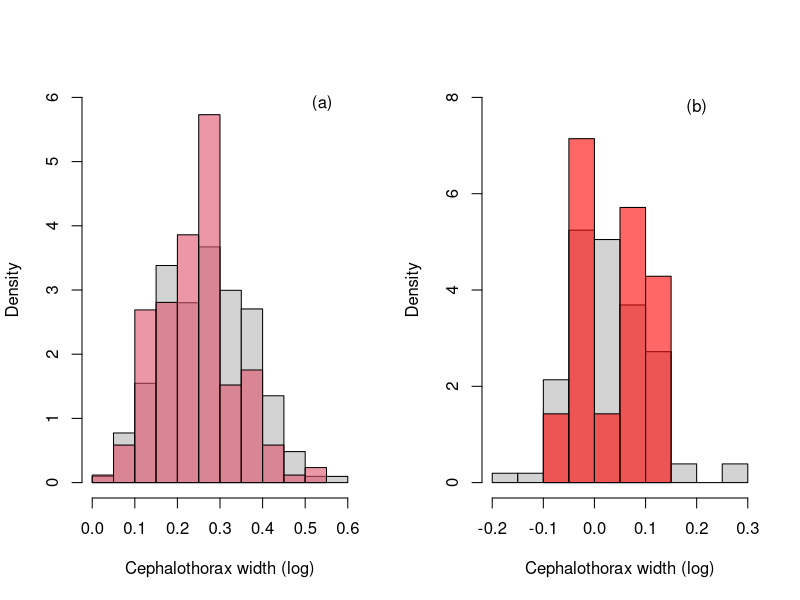
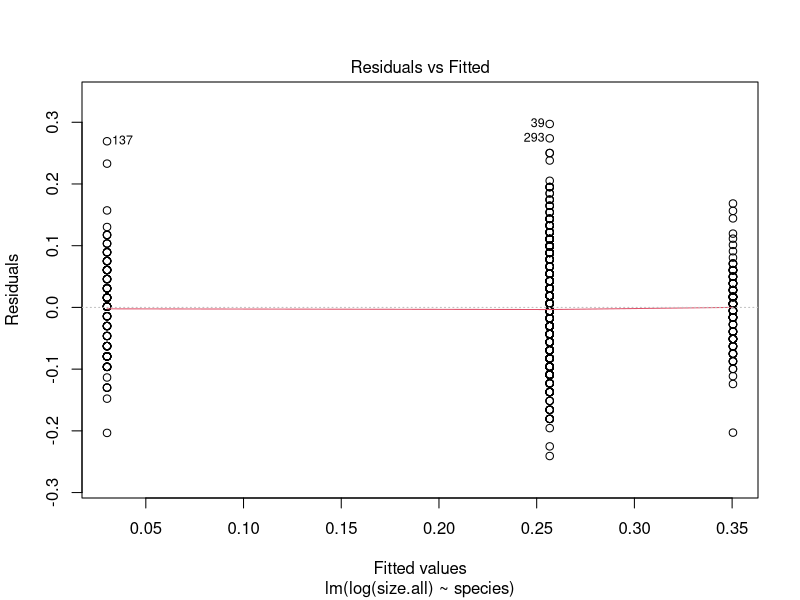
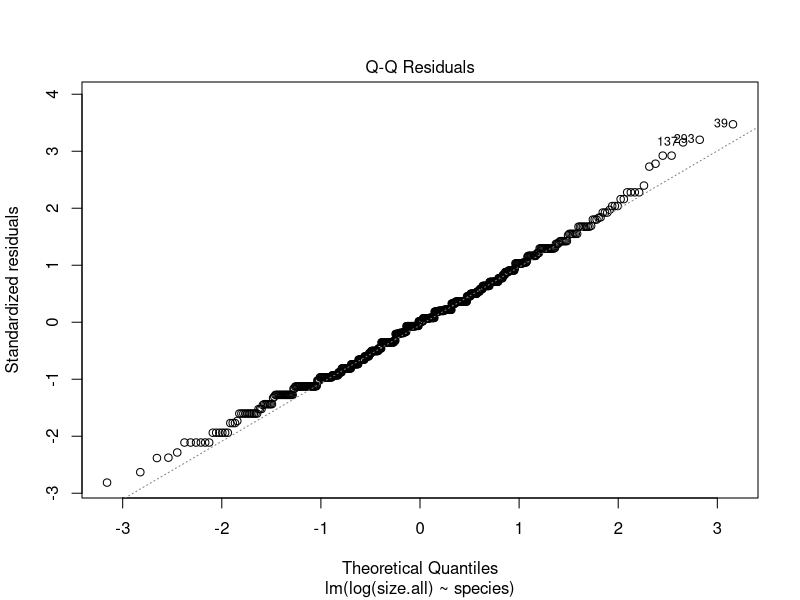
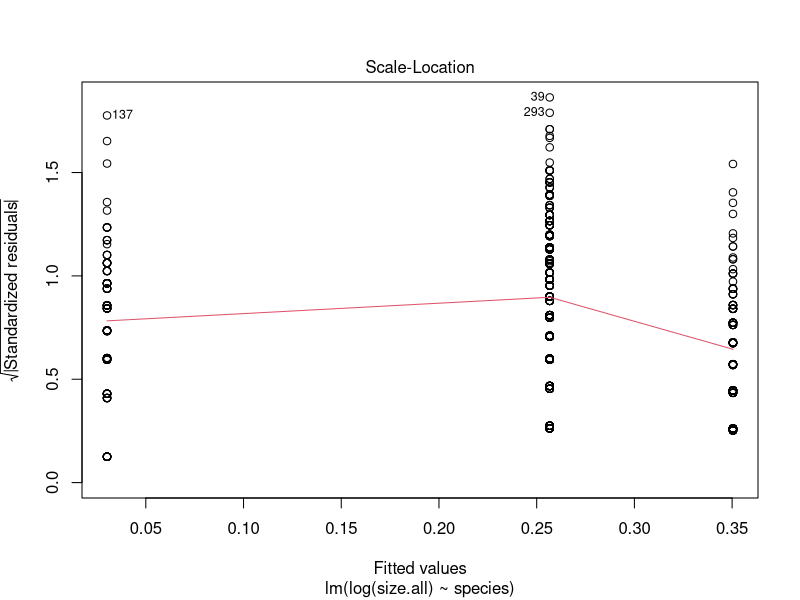
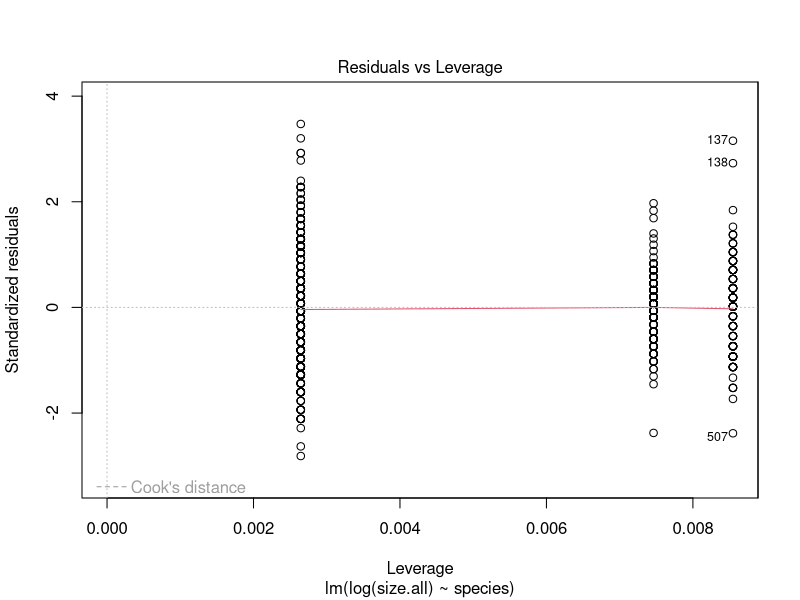

Write R code to recreate these figures, in order. (Note: this script raises an error after producing the figures.)
rm(list=ls())

##
###PACKAGES NEEDED
##

library(ggplot2)

##LOAD DATA

size<-read.csv("size.csv",h=T)

## Checking the differences between populatons...

#tiff(file="size-diffpop.tiff",units="mm",width=170,height=120,res=600,
#     compression="lzw")

par(mfrow=c(1,2))
hist(log(size$size.all[size$species=="floridana"&size$pop=="pop1"]),main="",
     xlab="Cephalothorax width (log)",prob=T,ylim=c(0,6))
hist(log(size$size.all[size$species=="floridana"&size$pop=="pop2"]),add=T,
     col=adjustcolor(2,0.6),prob=T)
text(0.54,5.91,"(a)")

hist(log(size$size.all[size$species=="inflata"&size$pop=="pop1"]),
     main="",xlab="Cephalothorax width (log)",prob=T,ylim=c(0,8))
hist(log(size$size.all[size$species=="inflata"&size$pop=="pop3"]),add=T,col=adjustcolor("red",0.6),
     prob=T)
text(0.2,7.8,"(b)")

#dev.off()

# Again, differences are not relevant - no need for a GLMM 

par(mfrow=c(1,1))

# A simple OLS will do. The size distribution is normal-ish, and the residuals 
# are homokedastic. Thus, no reason not to use it.

m1<-lm(log(size.all)~species,data=size)
plot(m1)
summary(m1)
summary.aov(m1)

#Plotting...

#tiff(file="size.tiff",units="mm",width=170,height=120,res=600,
#     compression="lzw")
par(bty='l')
plot(log(size.all)~species,data=size,las=1,ylab="Cephalothorax width (log)",
     xlab="Species",axes=F)
axis(1,at=c(1,2,3),labels=c(expression(italic("Atlantoscia floridana")),
                                  expression(italic("Atlantoscia inflata")),
                                  expression(italic("Atlantoscia petronioi"))))
axis(2,las=1)
box()
#dev.off()

# Estimating coefficients...
m1.I<-lm(log(size.all)~species-1,data=size)
summary(m1.I)
m1.ci<-confint(m1.I)
m1.coef<-m1.I$coefficients

intercept<-data.frame(v1=c("floridana","inflata","petronioi"),v2=m1.ci[,1],v3=m1.coef,v4=m1.ci[,2])
names(intercept)<-c("species","ci.l","intercept","ci.up")

#Plotting the coefficients...
#tiff(file="intercept-size.tiff",units="mm",width=170,height=120,res=600,
#     compression="lzw")
ggplot(data = intercept, aes(x = species, y = intercept, ymin = ci.l, ymax = ci.up)) +
  geom_point(position = position_dodge(width = 0.2)) +
  geom_errorbar(position = position_dodge(width = 0.2), width = 0.1) +
  theme(axis.line.x = element_line(color = "black"),
        axis.line.y = element_line(color = "black"),
        panel.grid.major = element_blank(),
        panel.grid.minor = element_blank(),
        panel.border = element_blank(),
        panel.background = element_blank(),
        legend.background = element_blank(),
        axis.text.x = element_text(family="Arial",color = "black",size=12),
        axis.text.y = element_text(family="Arial",color="black",size=12),
        axis.title.y = element_text(family="Arial",size=13),
        axis.title.x = element_text(family="Arial",size=13),legend.position="none") +
  ylab("Intercept") + xlab("Species") +
  scale_x_discrete(breaks=c("floridana", "inflata", "petronioi"),
                   labels=c(expression(italic("A. floridana"),
                                       italic("A. inflata"),
                                       italic("A. petronioi")))) 
#dev.off()

#DONE :D
